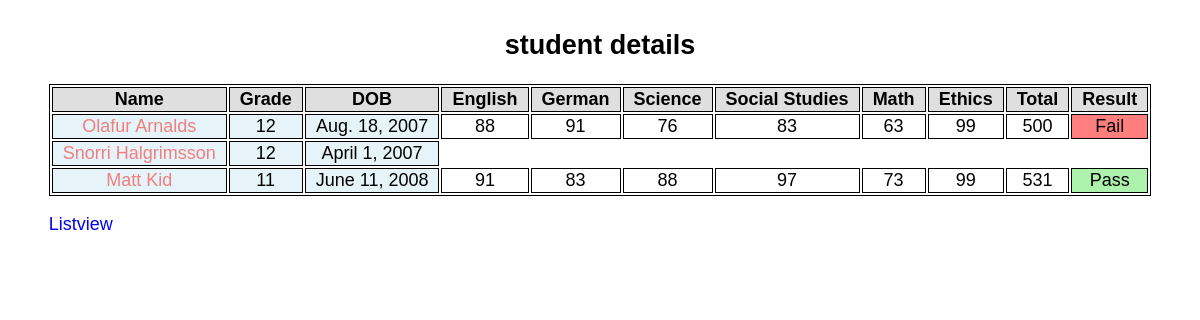
The page /students/page/ on the database as committed earlier.
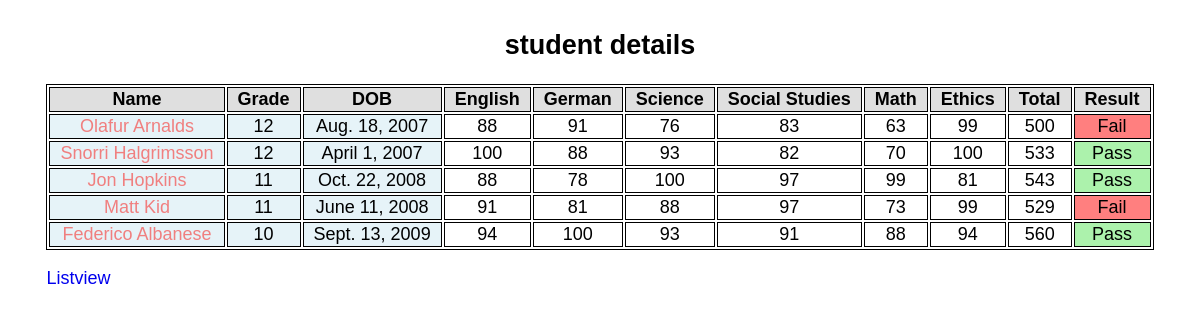
The same page on the database as committed later.
### students/models.py (models this page shows, shortened)
class Student(models.Model):
    name = models.CharField(max_length=100)
    grade = models.CharField(max_length=2, choices=grade_values)
    dob = models.DateField('Date of Birth')

class Marksheet(models.Model):
    student = models.ForeignKey(Student, on_delete=models.CASCADE)
    subject = models.CharField(max_length=30, choices=subject_list)
    mark = models.PositiveIntegerField(
        validators=mark_validator, help_text=help_text, default=0
    )

### students/views.py (the view)
# urls.py: path('page/', views.student_page, name='student_page')
def student_page(request):
    try:
        student = Student.objects.all().order_by('-grade', 'name')
        mark_list = [
            {
                'student': student[i],
                'mark_details': Marksheet.objects.filter(student_id= student[i].id),
                'total': Marksheet.objects.filter(student_id = student[i].id).values('student_id').annotate(total=Sum('mark'))
            }
            for i in range(0, student.count())
        ]
        return render(request, 'students/student_page.html', {'mark_list': mark_list})
    except:
        pass

### templates/students/student_page.html (shortened to what this page needs)
{% load static %}
<!DOCTYPE html>
<html lang="en">
<head>
    <link rel="stylesheet" href="{% static 'css/style.css' %}">
</head>
<body>
    <div class="container">
    <h2 class="h2-l">Student details</h2>
        <table>
            <thead class="tbl-header">
                <td>Name</td>
                <td>Grade</td>
                <td>DOB</td>
                <td>English</td>
                <td>German</td>
                <td>Science</td>
                <td>Social Studies</td>
                <td>Math</td>
                <td>Ethics</td>
                <td>Total</td>
                <td>Result</td>
            </thead>
            <tbody>
                {% for m in mark_list %}
                    <tr>
                        <td class="std-cell"><a class="student-link" href="{% url 'students:marksheet' m.student.id %}">{{ m.student.name }}</a></td>
                        <td class="std-cell">{{ m.student.grade }}</td>
                        <td class="std-cell">{{ m.student.dob }}</td>
                        {% for d in m.mark_details %}
                        <td>{{ d.mark }}</td>
                        {% endfor %}
                        {% for t in m.total %}
                        <td>{{ t.total }}</td>
                        {% endfor %}
                        {% for t in m.total %}
                        {% if t.total >= 530 %}
                        <td style="background-color: hsl(120, 73%, 75%, 75%);">Pass</td>
                        {% else %}
                        <td style="background-color: hsl(0, 100%, 50%, 50%);">Fail</td>
                        {% endif %}
                        {% endfor %}
                    </tr>
                {% endfor %}
            </tbody>
        </table>
        <p><a href="{% url 'students:student_list' %}">Listview</a></p>
    </div>
</body>
</html>

Rows that differ between the two databases and show on the page:
added Marksheet: mark "100", shown under Student "Snorri Halgrimsson"
added Marksheet: mark "88", shown under Student "Snorri Halgrimsson"
added Marksheet: mark "93", shown under Student "Snorri Halgrimsson"
added Marksheet: mark "82", shown under Student "Snorri Halgrimsson"
added Marksheet: mark "70", shown under Student "Snorri Halgrimsson"
added Marksheet: mark "100", shown under Student "Snorri Halgrimsson"
added Student: student.name "Jon Hopkins", student.grade "11", student.dob "Oct. 22, 2008", total "543"
added Marksheet: mark "88", shown under "Jon Hopkins"
added Marksheet: mark "78", shown under "Jon Hopkins"
added Marksheet: mark "100", shown under "Jon Hopkins"
added Marksheet: mark "97", shown under "Jon Hopkins"
added Marksheet: mark "99", shown under "Jon Hopkins"
added Marksheet: mark "81", shown under "Jon Hopkins"
changed Marksheet (number 20 of 30 on the later page): mark "83" → "81"
added Student: student.name "Federico Albanese", student.grade "10", student.dob "Sept. 13, 2009", total "560"
added Marksheet: mark "94", shown under "Federico Albanese"
added Marksheet: mark "100", shown under "Federico Albanese"
added Marksheet: mark "93", shown under "Federico Albanese"
added Marksheet: mark "91", shown under "Federico Albanese"
added Marksheet: mark "88", shown under "Federico Albanese"
added Marksheet: mark "94", shown under "Federico Albanese"
Other text that changed with them:
new list line: "533"
new list line: "Pass"
new list line: "529"
list line gone: "Pass"
new list line: "Fail"
list line gone: "531"
